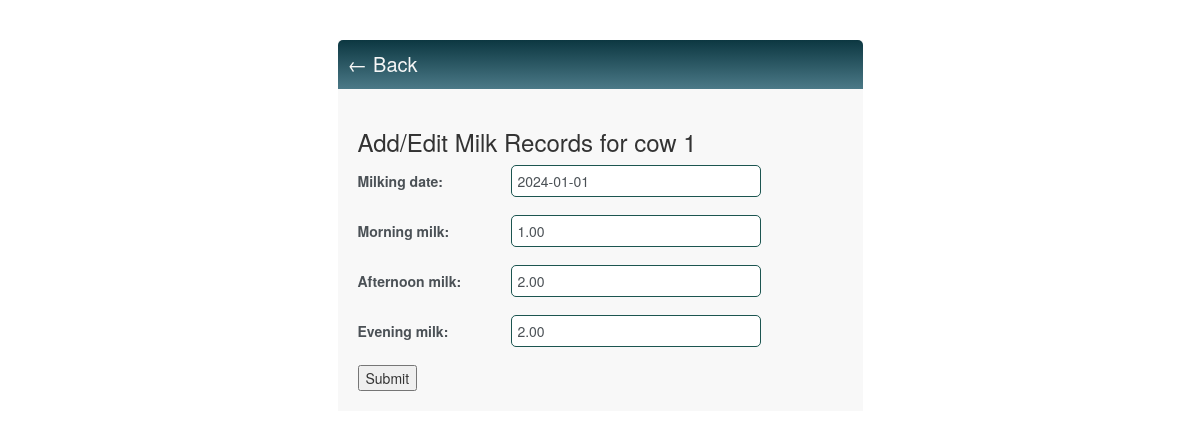
Screenshot of /milk-update/4/ (signed in) with the database file from the repository.
### base/models.py (models this page shows, shortened)
class MilkRecord(models.Model):
    animal = models.ForeignKey(Animal, on_delete=models.CASCADE)
    milking_date = models.DateField()
    morning_milk = models.DecimalField(max_digits=6, decimal_places=2)
    afternoon_milk = models.DecimalField(max_digits=6, decimal_places=2)
    evening_milk = models.DecimalField(max_digits=6, decimal_places=2)

class Animal(models.Model):
    COW = 'cow'
    BULL = 'bull'
    HEIFER = 'heifer'
    CALF = 'calf'
    ANIMAL_TYPE_CHOICES = [
        (COW, 'Cow'),
        (BULL, 'Bull'),
        (HEIFER, 'Heifer'),
        (CALF, 'Calf'),
    ]
    farmer = models.ForeignKey(User,on_delete=models.CASCADE, null=True, blank=True) #a farmer will have more than one animal
    animal_id = models.CharField(max_length=50, unique=True)
    animal_name = models.CharField(max_length=100)
    ear_tag = models.CharField(max_length=50, null=True, blank=True)
    sire_id = models.CharField(max_length=50,  null=True, blank=True)
    dam_id = models.CharField(max_length=50, null=True, blank=True)
    animal_type = models.CharField(max_length=100, choices=ANIMAL_TYPE_CHOICES)
    color = models.CharField(max_length=50,  null=True, blank=True)
    breed = models.CharField(max_length=100,  null=True, blank=True)
    description=models.TextField( null=True, blank=True)
    date_of_birth = models.DateField( null=True, blank=True)
    current_age = models.IntegerField( null=True, blank=True)  # In months, years, or any other appropriate unit
    weight_at_birth = models.DecimalField(max_digits=10, decimal_places=2,  null=True, blank=True)  # In whatever appropriate unit
    age_at_first_service = models.IntegerField( null=True, blank=True)  # In months, years, or any other appropriate unit
    weight_at_first_service = models.DecimalField(max_digits=10, decimal_places=2, null=True, blank=True)  # In whatever appropriate unit
    complete = models.BooleanField(default=False)
    created = models.DateTimeField(auto_now_add=True)
    class Meta:
        ordering =['complete']

### base/views.py (the view)
# urls.py: path('milk-update/<int:pk>/', MilkUpdate.as_view(), name='milk-update'),
class MilkUpdate(LoginRequiredMixin,UpdateView):
    model = MilkRecord
    fields = ['milking_date', 'morning_milk', 'afternoon_milk','evening_milk']
    template_name = 'base/milk_create.html'
    context_object_name ="milk"
    success_url = reverse_lazy('milk-records')

### templates/base/milk_create.html (shortened to what this page needs)
{% extends 'base/main.html' %}
{% block content %}
<div class="form-body">
  <div class="header-bar">
    <a href="{% url 'milk-records' %}">&#8592; Back</a>
  </div>
  <div class="card-body">
    <h3>Add/Edit Milk Records for {{ form.instance.animal.animal_name }}</h3>
    <form id="milkForm" method="POST" action="">
      {{ form.as_p }}
      <input type="submit" value="Submit" />
    </form>
  </div>
{% endblock content%}

### static/css/styles.css (style rules this page uses)
:root { --bg-color1: #f8f8f8; --bg-color2: #f9f9f9; --orange-color1: #eb796f; --orange-color: #1c5550; --white-color: #fff; --paragraph-color: #4b5156; --margin-sm: 5px; --margin-m: 10px; --margin-l: 20px; --margin-xl: 30px; --padding-sm: 5px; --padding-m: 10px; --padding-l: 20px; --padding-xl: 30px; --size-sm: 5px; --size-m: 10px; --size-l: 20px; --size-xl: 30px; }
body, html { background-color: #fff; font-family: "Nunito", sans-serif; padding-top: 0; width: 100% !important; height: 100%; margin: 0; }
h1, h2, h3, h4, h5, h6 { font-family: "Raleway", sans-serif; }
a, p { color: var(--paragraph-color); }
.header-bar { display: flex; justify-content: space-between; color: var(--white-color); padding: var(--padding-m); border-radius: 5px 5px 0 0; background: linear-gradient(to bottom, #0c3741, #4b7987); }
.header-bar a { text-decoration: none; color: rgb(247, 247, 247); }
input[type="email"], input[type="password"], textarea, input[type="text"], input[type="date"], input[type="number"], select { border: 1px solid var(--orange-color); border-radius: var(--size-sm); box-sizing: border-box; padding: var(--padding-sm); width: 250px; margin-bottom: 8px; }
label { display: block; width: 150px; margin-bottom: 10px; font-weight: bold; }
.form-body { width: 50%; background-color: var(--bg-color1); margin: auto; margin-top: 40px; }
.form-body .header-bar { margin-top: 40px; }
.form-body .header-bar a { font-size: 20px; }
.card-body { padding: var(--padding-l); }

### rows the page displays
MilkRecord: instance.animal.animal_name "cow 1", milking_date "2024-01-01", morning_milk "1.00", afternoon_milk "2.00", evening_milk "2.00"
